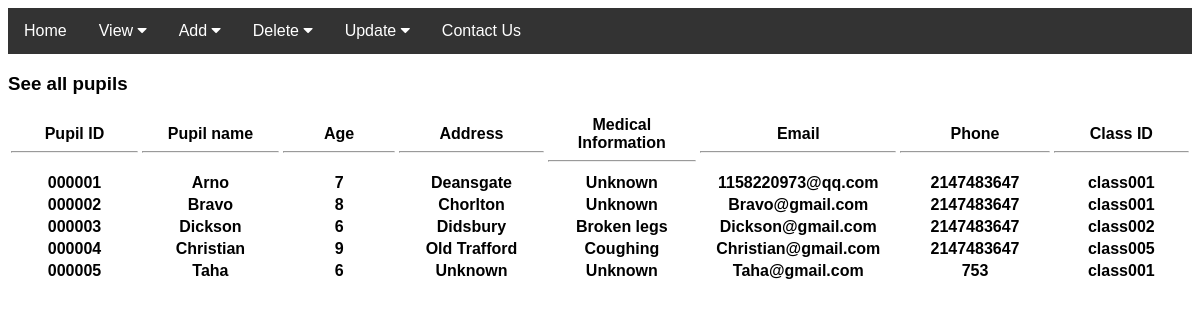
Screenshot of /Pupil.php with the database file from the repository.
### tables this page shows
CREATE TABLE `pupil` (
  `P_ID` varchar(10) NOT NULL,
  `P_NAME` varchar(20) NOT NULL,
  `P_AGE` int(3) NOT NULL,
  `P_ADDRESS` char(100) NOT NULL,
  `M_INFO` varchar(200) DEFAULT NULL,
  `P_EMAIL` varchar(20) DEFAULT NULL,
  `P_PHONE` int(15) DEFAULT NULL,
  `CLASS_ID` varchar(10) NOT NULL
);

### Pupil.php (the view, shortened to what this page needs)
<html>
<head>
        <link rel="stylesheet" href="https://cdnjs.cloudflare.com/ajax/libs/font-awesome/4.7.0/css/font-awesome.min.css">
    </head>
<body>
<div class="navbar">
            <a href="index.html">Home</a>
            <div class="dropdown">
                <button class="dropbtn">View
                    <i class="fa fa-caret-down"></i>
                </button>
            </div>
            <div class="dropdown">
                <button class="dropbtn">Add
                    <i class="fa fa-caret-down"></i>
                </button>
            </div>
            <div class="dropdown">
              <button class="dropbtn">Delete
                  <i class="fa fa-caret-down"></i>
              </button>
          </div>
          <div class="dropdown">
            <button class="dropbtn">Update
                <i class="fa fa-caret-down"></i>
            </button>
        </div>
            <a href="Contact.html">Contact Us</a>
        </div>
<?php
$link = mysqli_connect("localhost", "root", "", "st_alphonsus");
?>
<h3>See all pupils</h3>
		<table>
			<tr>
				<th width="250px">Pupil ID<br><hr></th>
				<th width="250px">Pupil name<br><hr></th>
                <th width="250px">Age<br><hr></th>
				<th width="250px">Address<br><hr></th>
				<th width="250px">Medical Information<br><hr></th>
				<th width="250px">Email<br><hr></th>
				<th width="250px">Phone<br><hr></th>
				<th width="250px">Class ID<br><hr></th>
			</tr>
			<?php
			 $sql = mysqli_query($link, "SELECT P_ID,P_NAME,P_AGE,P_ADDRESS,M_INFO,P_EMAIL,P_PHONE,CLASS_ID FROM pupil");
			while ($row = $sql->fetch_assoc()){
			echo "
			<tr>
				<th>{$row['P_ID']}</th>
				<th>{$row['P_NAME']}</th>
        <th>{$row['P_AGE']}</th>
				<th>{$row['P_ADDRESS']}</th>
				<th>{$row['M_INFO']}</th>
				<th>{$row['P_EMAIL']}</th>
				<th>{$row['P_PHONE']}</th>
				<th>{$row['CLASS_ID']}</th>
			</tr>";
			}
			?>
        </table>
</body>
</html>

### Pupil.php (style rules this page uses)
body { font-family: Arial, Helvetica, sans-serif; }
.navbar { overflow: hidden; background-color: #333; }
.navbar a { float: left; font-size: 16px; color: white; text-align: center; padding: 14px 16px; text-decoration: none; }
.dropdown { float: left; overflow: hidden; }
.dropdown .dropbtn { font-size: 16px; border: none; outline: none; color: white; padding: 14px 16px; background-color: inherit; font-family: inherit; margin: 0; }

### rows the page displays
pupil: P_ID "000001", P_NAME "Arno", P_AGE "7", P_ADDRESS "Deansgate", M_INFO "Unknown", P_EMAIL "1158220973@qq.com", P_PHONE "2147483647", CLASS_ID "class001"
pupil: P_ID "000002", P_NAME "Bravo", P_AGE "8", P_ADDRESS "Chorlton", M_INFO "Unknown", P_EMAIL "Bravo@gmail.com", P_PHONE "2147483647", CLASS_ID "class001"
pupil: P_ID "000003", P_NAME "Dickson", P_AGE "6", P_ADDRESS "Didsbury", M_INFO "Broken legs", P_EMAIL "Dickson@gmail.com", P_PHONE "2147483647", CLASS_ID "class002"
pupil: P_ID "000004", P_NAME "Christian", P_AGE "9", P_ADDRESS "Old Trafford", M_INFO "Coughing", P_EMAIL "Christian@gmail.com", P_PHONE "2147483647", CLASS_ID "class005"
pupil: P_ID "000005", P_NAME "Taha", P_AGE "6", P_ADDRESS "Unknown", M_INFO "Unknown", P_EMAIL "Taha@gmail.com", P_PHONE "753", CLASS_ID "class001"
